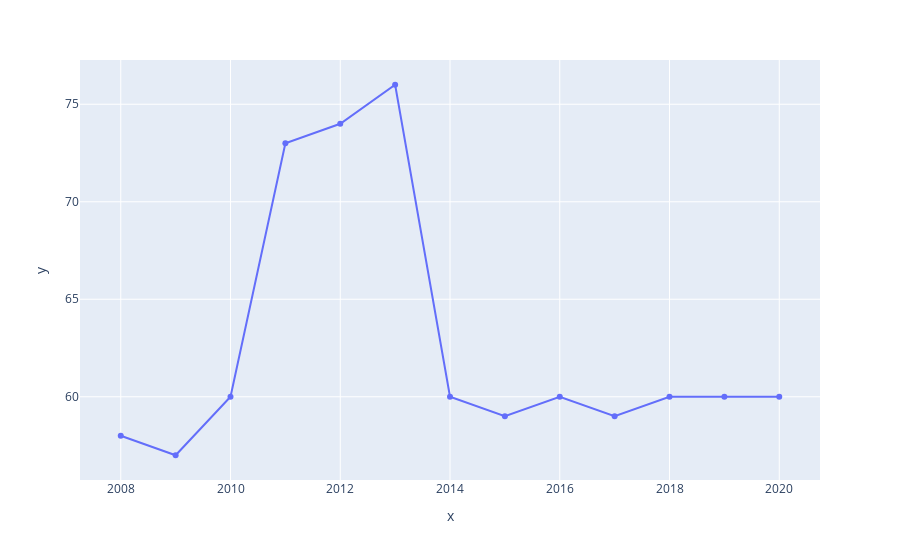

Notebook code cell kept with this figure:
### Code cell
px.line(x = matches_over_years.index , y = matches_over_years.values,markers=  True)

### Figure 1 — Plotly figure (JSON) as saved in the notebook; plotly's stock layout.template omitted (floating-point values rounded to 4 significant figures)
{"data": [{"hovertemplate": "x=%{x}<br>y=%{y}<extra></extra>", "legendgroup": "", "line": {"color": "#636efa", "dash": "solid"}, "marker": {"symbol": "circle"}, "mode": "markers+lines", "name": "", "orientation": "v", "showlegend": false, "type": "scatter", "x": [2008, 2009, 2010, 2011, 2012, 2013, 2014, 2015, 2016, 2017, 2018, 2019, 2020], "xaxis": "x", "y": [58, 57, 60, 73, 74, 76, 60, 59, 60, 59, 60, 60, 60], "yaxis": "y"}], "layout": {"legend": {"tracegroupgap": 0}, "margin": {"t": 60}, "xaxis": {"anchor": "y", "domain": [0, 1], "title": {"text": "x"}}, "yaxis": {"anchor": "x", "domain": [0, 1], "title": {"text": "y"}}}}
